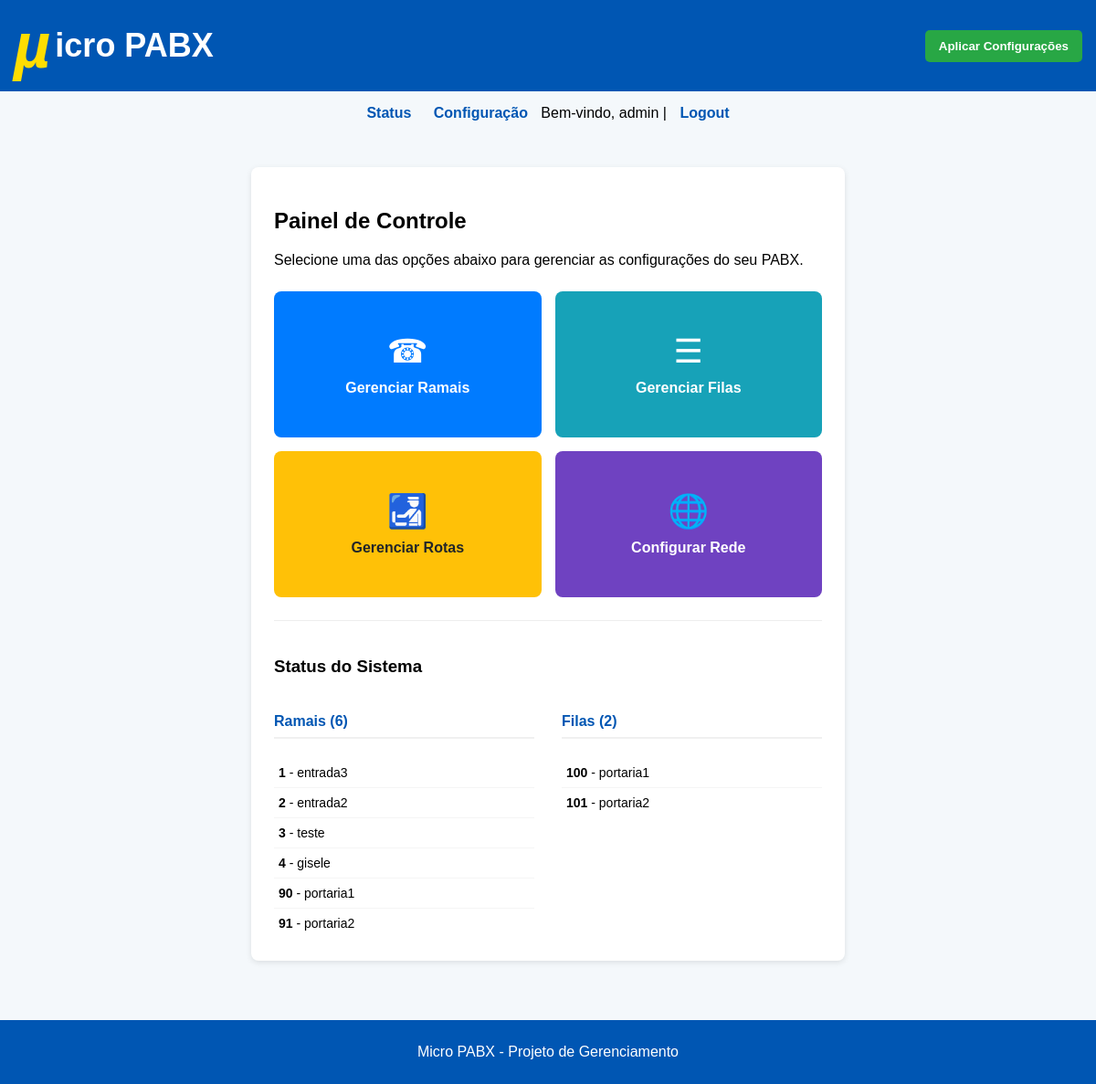
Screenshot of /config/pabx (signed in) with the database file from the repository.
### tables this page shows
CREATE TABLE ramais (
                    id INTEGER PRIMARY KEY AUTOINCREMENT,
                    ramal INTEGER UNIQUE NOT NULL,
                    nome TEXT NOT NULL,
                    senha TEXT NOT NULL,
                    contexto TEXT DEFAULT 'interno'
                );

CREATE TABLE filas (
                    id INTEGER PRIMARY KEY AUTOINCREMENT,
                    fila INTEGER UNIQUE NOT NULL,
                    nome TEXT NOT NULL
                );

### blueprints/pabx.py (the view)
@pabx_bp.route("/pabx")
@login_required
def config_pabx():
    ramais = get_ramais()
    filas = get_filas()
    localnets = get_localnets()
    return render_template("config_pabx.html", ramais=ramais, filas=filas, localnets=localnets)

### auth.py (called while the page is built)
def login_required(f):
    @wraps(f)
    def decorated_function(*args, **kwargs):
        if not session.get("user"):
            flash("Você precisa estar logado para acessar esta página.", "warning")
            return redirect(url_for("auth.login")) # Rota de login agora está no blueprint 'auth'
        return f(*args, **kwargs)
    return decorated_function

### database.py (called while the page is built)
def get_db():
    conn = sqlite3.connect(DB_PATH)
    conn.row_factory = sqlite3.Row
    return conn

def get_ramais():
    conn = get_db()
    ramais_raw = conn.execute("SELECT id, ramal, nome, senha, contexto FROM ramais order by ramal").fetchall()
    ramais = []
    for r in ramais_raw:
        ramais.append({
            "id": r["id"],          # ADICIONADO
            "ramal": r["ramal"],
            "nome": r["nome"],
            "senha": r["senha"],
            "contexto": r["contexto"]
        })
    conn.close()
    return ramais

def get_filas():
    db = get_db()
    filas_raw = db.execute("SELECT id, fila, nome FROM filas order by fila").fetchall()
    filas = []
    for f in filas_raw:
        ramais_associados = db.execute(
            "SELECT ramal_id FROM ramal_fila WHERE fila_id = ?", (f["id"],) # CORRIGIDO
        ).fetchall()
        ramais_id_list = [r["ramal_id"] for r in ramais_associados]
        filas.append({
            "id": f["id"], "fila": f["fila"], "nome": f["nome"], "ramais": ramais_id_list
        })
    db.close()
    return filas

def get_localnets():
    conn = get_db()
    rows = conn.execute("SELECT id, localnet, nome FROM localnets").fetchall()
    conn.close()
    return [{"id": r["id"], "localnet": r["localnet"], "nome": r["nome"]} for r in rows]

### templates/config_pabx.html (shortened to what this page needs)
{% extends "base.html" %}
{% block content %}
<div class="card dashboard-card">
    <h2>Painel de Controle</h2>
    <p>Selecione uma das opções abaixo para gerenciar as configurações do seu PABX.</p>
    <div class="action-buttons">
        <a href="{{ url_for('pabx.cadastro_ramal') }}" class="action-button btn-ramais">
            <span class="icon">&#9742;</span>
            <span class="text">Gerenciar Ramais</span>
        </a>
        <a href="{{ url_for('pabx.cadastro_fila') }}" class="action-button btn-filas">
            <span class="icon">&#9776;</span>
            <span class="text">Gerenciar Filas</span>
        </a>
        <a href="{{ url_for('rotas.config_rotas') }}" class="action-button btn-rotas">
            <span class="icon">&#128707;</span>
            <span class="text">Gerenciar Rotas</span>
        </a>
        <a href="{{ url_for('rede.config_rede') }}" class="action-button btn-rede">
            <span class="icon">&#127760;</span>
            <span class="text">Configurar Rede</span>
        </a>
    </div>
    <div class="status-section">
        <h3>Status do Sistema</h3>
        <div class="status-grid">
            <div class="status-column">
                <h4>Ramais ({{ ramais|length }})</h4>
                {% if ramais %}
                <ul class="status-list">
                    {% for ramal in ramais %}
                        <li><strong>{{ ramal.ramal }}</strong> - {{ ramal.nome }}</li>
                    {% endfor %}
                </ul>
                {% else %}
                <p class="no-data">Nenhum ramal cadastrado.</p>
                {% endif %}
            </div>
            <div class="status-column">
                <h4>Filas ({{ filas|length }})</h4>
                {% if filas %}
                <ul class="status-list">
                    {% for fila in filas %}
                        <li><strong>{{ fila.fila }}</strong> - {{ fila.nome }}</li>
                    {% endfor %}
                </ul>
                {% else %}
                <p class="no-data">Nenhuma fila cadastrada.</p>
                {% endif %}
            </div>
        </div>
    </div>
</div>
{% endblock %}

### templates/base.html (style rules this page uses)
body { font-family: Arial, sans-serif; background-color: #f4f8fb; margin: 0; padding: 0; }
.card { background: white; border-radius: 8px; padding: 20px; margin: 15px auto; max-width: 600px; box-shadow: 0 2px 6px rgba(0,0,0,0.1); }

### templates/config_pabx.html (style rules this page uses)
.dashboard-card { padding: 25px; }
.action-buttons { display: grid; grid-template-columns: repeat(auto-fit, minmax(200px, 1fr)); gap: 15px; margin: 25px 0; }
.action-button { display: flex; flex-direction: column; align-items: center; justify-content: center; padding: 20px; text-decoration: none; color: white; border-radius: 8px; text-align: center; transition: transform 0.2s, box-shadow 0.2s; min-height: 120px; }
.action-button .icon { font-size: 36px; margin-bottom: 10px; }
.action-button .text { font-weight: bold; font-size: 16px; }
.btn-ramais { background-color: #007bff; }
.btn-filas { background-color: #17a2b8; }
.btn-rede { background-color: #6f42c1; }
.status-section { margin-top: 20px; padding-top: 20px; border-top: 1px solid #eee; }
.status-grid { display: grid; grid-template-columns: 1fr 1fr; gap: 30px; }
.status-column h4 { color: #0056b3; border-bottom: 2px solid #f0f0f0; padding-bottom: 8px; }
.status-list { list-style: none; padding: 0; margin: 0; font-size: 14px; }
.status-list li { padding: 8px 5px; border-bottom: 1px solid #f5f5f5; }
.status-list li:last-child { border-bottom: none; }
.action-button.btn-rotas { background-color: #ffc107; color: #212529; }

### rows the page displays
ramais: ramal "1", nome "entrada3"
ramais: ramal "2", nome "entrada2"
ramais: ramal "3", nome "teste"
ramais: ramal "4", nome "gisele"
ramais: ramal "90", nome "portaria1"
ramais: ramal "91", nome "portaria2"
filas: fila "100", nome "portaria1"
filas: fila "101", nome "portaria2"

### other values shown
{{ session.get('user') }} "admin"
{{ ramais|length }} "6"
{{ filas|length }} "2"
